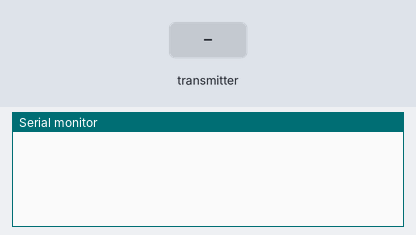
Simulated run of this sketch. Board: Arduino Uno, built with avr-gcc and run on an emulated ATmega328P. Shown: the last lines printed to the serial monitor. Inputs (shaded band) come from the test bench. No radio packets arrive unless stated.

Above: at 1.2 s.
1.3 s: the transmitter starts sending Altitude = 0
At 1.38 s:
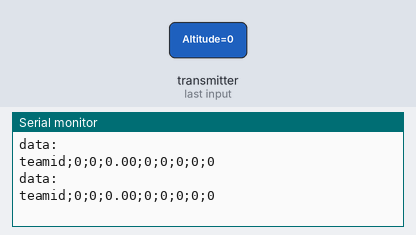
2.8 s: the transmitter starts sending Voltage = 25
At 2.93 s:
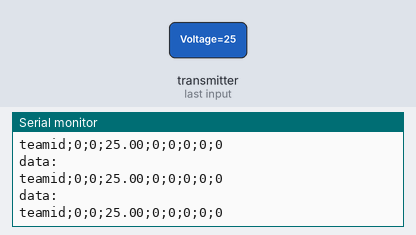

Measured:
- after the input at 1.3 s, the serial monitor: prints a new line at once (image 1)
- after the input at 2.8 s, the serial monitor: prints a new line at once (image 2)

The sketch:

priem.ino
```cpp
#include <SPI.h>
#include <nRF24L01.h>
#include <RF24.h> // https://github.com/maniacbug/RF24

const uint64_t pipe = 0xF0F0F0F0F0LL; // индитификатор передачи, "труба"
//const byte address[5] = "00001";
RF24 radio(8, 9); // CE, CSN

  struct values{
  int Altitude;
  float Voltage;
  int16_t Axel;
  boolean Start_point;
   boolean Apogee_point ;
    boolean Activate_point;
     boolean Landing_point;
     long Tlme;


  };
  //long data;
struct values control;
void setup(){
  Serial.begin(9600);

  radio.begin();
  delay(2);
  radio.setChannel(77); // канал (0-127)

      // скорость, RF24_250KBPS, RF24_1MBPS или RF24_2MBPS
      // RF24_250KBPS на nRF24L01 (без +) неработает.
      // меньше скорость, выше чувствительность приемника.
  radio.setDataRate(RF24_250KBPS);

      // мощьность передатчика RF24_PA_MIN=-18dBm, RF24_PA_LOW=-12dBm, RF24_PA_MED=-6dBM,
  radio.setPALevel(RF24_PA_MAX);
    //radio.setAutoAck(0);
  radio.openReadingPipe(1,pipe); // открываем первую трубу с индитификатором "pipe"
  radio.startListening(); // включаем приемник, начинаем слушать трубу
}

//  radio.stopListening(); // останавливает приём (нужно перед началом передачи)


void loop()
{
  //float data[4];
  //int data;
  if (radio.available()){ // проверяем не пришло ли чего в буфер.
    radio.read(&control, sizeof(control)); // читаем данные, указываем сколько байт читать

    Serial.println("data: ");
   Serial.print("teamid;");
   Serial.print(control.Tlme);
   Serial.print(";");
   Serial.print(control.Altitude);
   Serial.print(";");
    Serial.print(control.Voltage);
   Serial.print(";");
   Serial.print(control.Axel);
   Serial.print(";");
   Serial.print(control.Start_point);
   Serial.print(";");
   Serial.print(control.Apogee_point);
   Serial.print(";");
   Serial.print(control.Activate_point);
   Serial.print(";");
   Serial.println(control.Landing_point);


    delay(5);
  }
}
```
